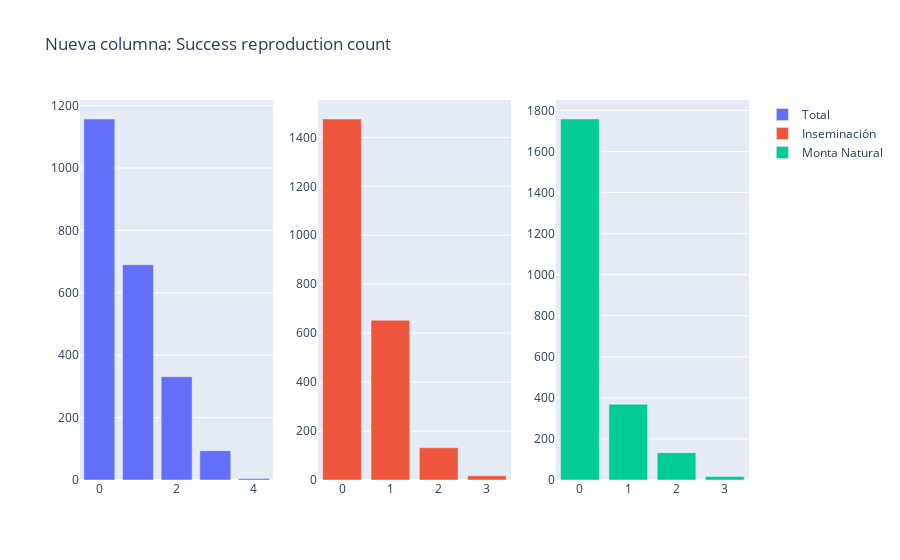

Write notebook code for a chart like this one.
### Code cell
success_reproduction_count = full.success_reproduction_count.value_counts().sort_index()
success_insemination_count = full.success_insemination_count.value_counts().sort_index()
success_natural_count = full.success_natural_count.value_counts().sort_index()

fig = make_subplots(1, 3)

fig.add_trace(go.Bar(x=success_reproduction_count.index, y=success_reproduction_count.values, name='Total'), 1, 1)
fig.add_trace(go.Bar(x=success_insemination_count.index, y=success_insemination_count.values, name='Inseminación'), 1, 2)
fig.add_trace(go.Bar(x=success_natural_count.index, y=success_natural_count.values, name='Monta Natural'), 1, 3)

fig.update_layout(title_text='Nueva columna: Success reproduction count')

fig.show()

### Figure 1 — Plotly figure (JSON) as saved in the notebook; plotly's stock layout.template omitted (floating-point values rounded to 4 significant figures)
{"data": [{"name": "Total", "type": "bar", "x": [0, 1, 2, 3, 4], "xaxis": "x", "y": [1157, 690, 331, 94, 5], "yaxis": "y"}, {"name": "Inseminación", "type": "bar", "x": [0, 1, 2, 3], "xaxis": "x2", "y": [1475, 653, 132, 17], "yaxis": "y2"}, {"name": "Monta Natural", "type": "bar", "x": [0, 1, 2, 3], "xaxis": "x3", "y": [1758, 369, 133, 17], "yaxis": "y3"}], "layout": {"title": {"text": "Nueva columna: Success reproduction count"}, "xaxis": {"anchor": "y", "domain": [0, 0.2889]}, "xaxis2": {"anchor": "y2", "domain": [0.3556, 0.6444]}, "xaxis3": {"anchor": "y3", "domain": [0.7111, 1]}, "yaxis": {"anchor": "x", "domain": [0, 1]}, "yaxis2": {"anchor": "x2", "domain": [0, 1]}, "yaxis3": {"anchor": "x3", "domain": [0, 1]}}}
